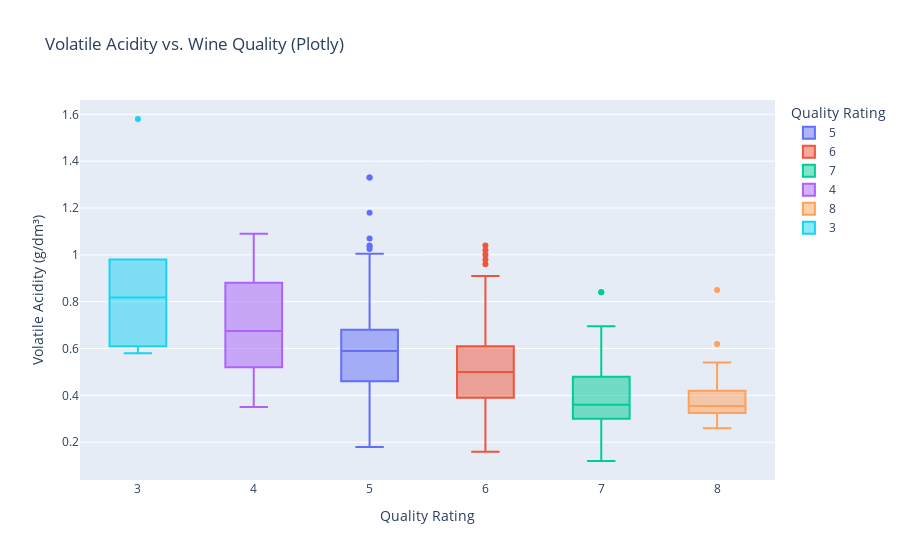

Notebook source saved alongside this figure:
### Code cell
# Create a boxplot for Total Acidity vs. Quality using Plotly
fig = px.box(df, x='quality', y='volatile acidity', 
             title='Volatile Acidity vs. Wine Quality (Plotly)',
             labels={'quality': 'Quality Rating', 'volatile acidity': 'Volatile Acidity (g/dm³)'},
             color='quality', color_discrete_sequence=px.colors.qualitative.Plotly)

# Show the figure
fig.show()

### Figure 1 — Plotly figure (JSON) as saved in the notebook; plotly's stock layout.template omitted (floating-point values rounded to 4 significant figures; data arrays with more than 128 entries replaced by an {"elided": "..."} marker saying what was removed)
{"data": [{"alignmentgroup": "True", "hovertemplate": "Quality Rating=%{x}<br>Volatile Acidity (g/dm³)=%{y}<extra></extra>", "legendgroup": "5", "marker": {"color": "#636EFA"}, "name": "5", "notched": false, "offsetgroup": "5", "orientation": "v", "showlegend": true, "type": "box", "x": {"elided": "483 int values"}, "x0": " ", "xaxis": "x", "y": {"elided": "483 float values"}, "y0": " ", "yaxis": "y"}, {"alignmentgroup": "True", "hovertemplate": "Quality Rating=%{x}<br>Volatile Acidity (g/dm³)=%{y}<extra></extra>", "legendgroup": "6", "marker": {"color": "#EF553B"}, "name": "6", "notched": false, "offsetgroup": "6", "orientation": "v", "showlegend": true, "type": "box", "x": {"elided": "462 int values"}, "x0": " ", "xaxis": "x", "y": {"elided": "462 float values"}, "y0": " ", "yaxis": "y"}, {"alignmentgroup": "True", "hovertemplate": "Quality Rating=%{x}<br>Volatile Acidity (g/dm³)=%{y}<extra></extra>", "legendgroup": "7", "marker": {"color": "#00CC96"}, "name": "7", "notched": false, "offsetgroup": "7", "orientation": "v", "showlegend": true, "type": "box", "x": {"elided": "143 int values"}, "x0": " ", "xaxis": "x", "y": {"elided": "143 float values"}, "y0": " ", "yaxis": "y"}, {"alignmentgroup": "True", "hovertemplate": "Quality Rating=%{x}<br>Volatile Acidity (g/dm³)=%{y}<extra></extra>", "legendgroup": "4", "marker": {"color": "#AB63FA"}, "name": "4", "notched": false, "offsetgroup": "4", "orientation": "v", "showlegend": true, "type": "box", "x": [4, 4, 4, 4, 4, 4, 4, 4, 4, 4, 4, 4, 4, 4, 4, 4, 4, 4, 4, 4, 4, 4, 4, 4, 4, 4, 4, 4, 4, 4, 4, 4, 4], "x0": " ", "xaxis": "x", "y": [0.61, 0.52, 0.675, 0.625, 1.02, 0.52, 0.68, 0.55, 0.885, 1.09, 0.975, 0.87, 0.46, 0.5, 0.935, 0.845, 0.38, 0.765, 0.39, 0.685, 0.47, 0.35, 0.67, 0.88, 0.955, 0.73, 0.67, 1.02, 0.4, 0.53, 0.785, 1.04, 0.62], "y0": " ", "yaxis": "y"}, {"alignmentgroup": "True", "hovertemplate": "Quality Rating=%{x}<br>Volatile Acidity (g/dm³)=%{y}<extra></extra>", "legendgroup": "8", "marker": {"color": "#FFA15A"}, "name": "8", "notched": false, "offsetgroup": "8", "orientation": "v", "showlegend": true, "type": "box", "x": [8, 8, 8, 8, 8, 8, 8, 8, 8, 8, 8, 8, 8, 8, 8, 8], "x0": " ", "xaxis": "x", "y": [0.35, 0.32, 0.85, 0.31, 0.62, 0.3, 0.35, 0.35, 0.42, 0.4, 0.26, 0.54, 0.42, 0.33, 0.38, 0.36], "y0": " ", "yaxis": "y"}, {"alignmentgroup": "True", "hovertemplate": "Quality Rating=%{x}<br>Volatile Acidity (g/dm³)=%{y}<extra></extra>", "legendgroup": "3", "marker": {"color": "#19D3F3"}, "name": "3", "notched": false, "offsetgroup": "3", "orientation": "v", "showlegend": true, "type": "box", "x": [3, 3, 3, 3, 3, 3], "x0": " ", "xaxis": "x", "y": [0.58, 0.61, 1.58, 0.98, 0.875, 0.76], "y0": " ", "yaxis": "y"}], "layout": {"boxmode": "overlay", "legend": {"title": {"text": "Quality Rating"}, "tracegroupgap": 0}, "title": {"text": "Volatile Acidity vs. Wine Quality (Plotly)"}, "xaxis": {"anchor": "y", "categoryarray": [5, 6, 7, 4, 8, 3], "categoryorder": "array", "domain": [0, 1], "title": {"text": "Quality Rating"}}, "yaxis": {"anchor": "x", "domain": [0, 1], "title": {"text": "Volatile Acidity (g/dm³)"}}}}
